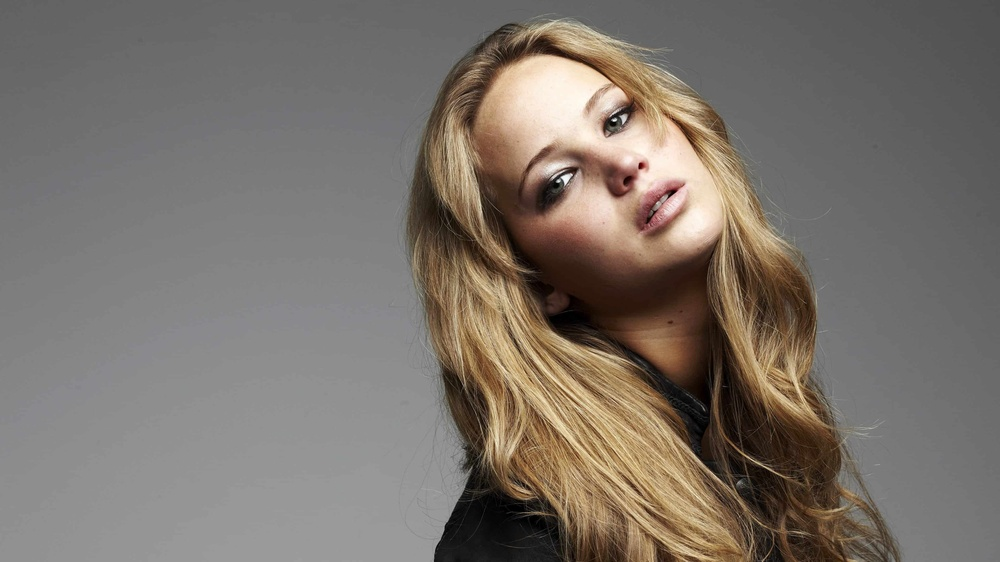
#> input picture assignment_1/a1images/jeniffer.jpg, 1000 x 562 px, shrunk from 3840 x 2160 before the run, found by its file name
$ jupyter execute q6.ipynb
#> lines starting #> are read from the running program, lines starting #| are printed output that depends on the picture; after the words box and inside, x2 and y2 are one past the last pixel; in counts of white or black regions, pixels touching at a corner belong together
## Histogram equalization only to the foreground of an image

**(a) split it into hue, saturation, and values and display these planes in grayscale**

[cell 1]
import cv2
import matplotlib.pyplot as plt
import numpy as np

# Load image
image_path = r'C:\Users\Asus\Documents\GitHub\EN3160-Image-Processing-and-Machine-Vision-Lab-Experiments\assignment_1\a1images\jeniffer.jpg'
image = cv2.imread(image_path)
#> image is the input picture: shape (562, 1000, 3); mean B, G, R 106.8, 114.3, 122.3
assert image is not None, "Image not found."

# Convert the image from BGR to HSV
hsv_converted_image = cv2.cvtColor(image, cv2.COLOR_BGR2HSV)
#> hsv_converted_image: shape (562, 1000, 3); mean H, S, V 10.7, 35.6, 122.4

# Split the HSV image into hue, saturation, and value channels
hue_channel, saturation_channel, value_channel = cv2.split(hsv_converted_image)
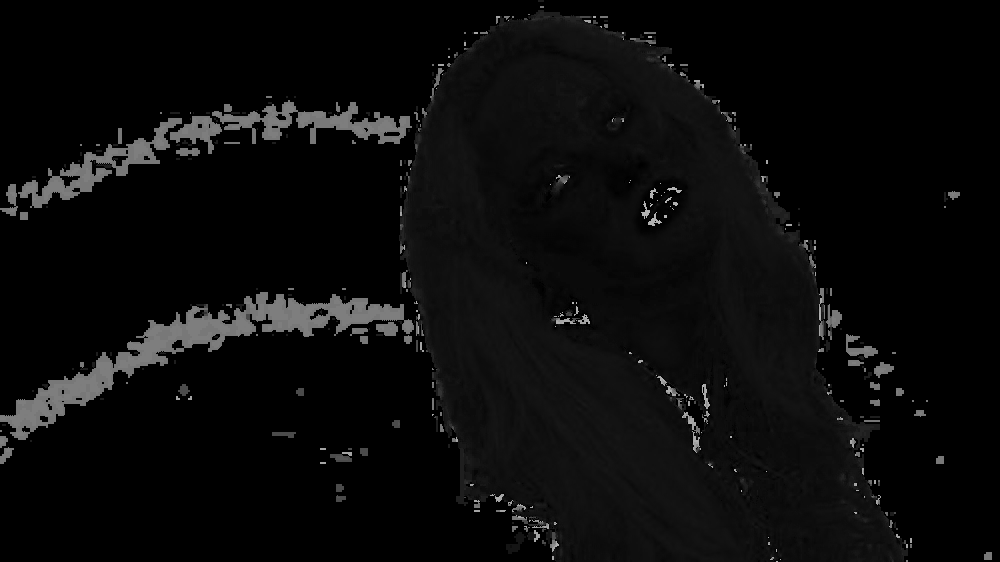
#> hue_channel: shape (562, 1000); min 0, max 179, mean 10.7
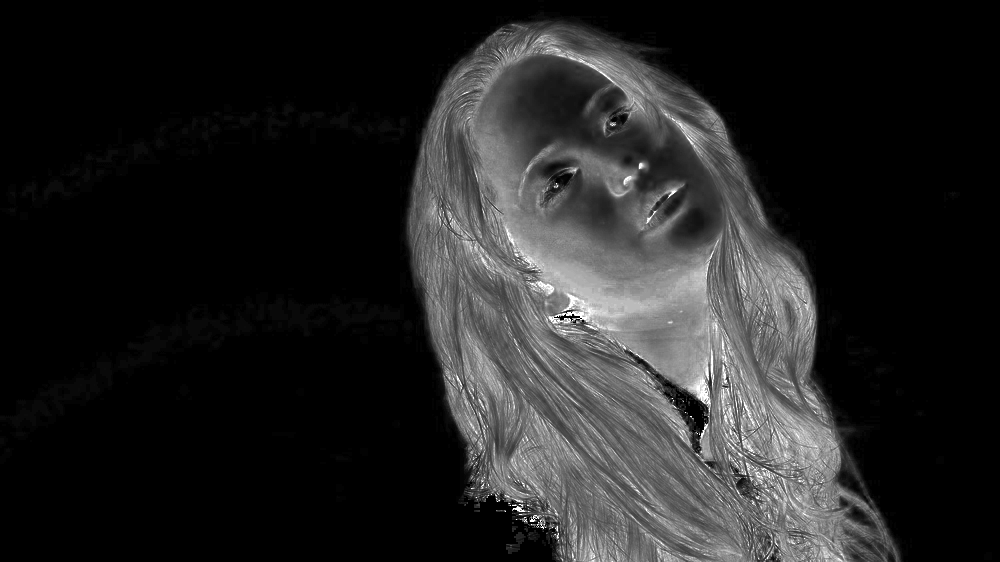
#> saturation_channel: shape (562, 1000); min 0, max 255, mean 35.6
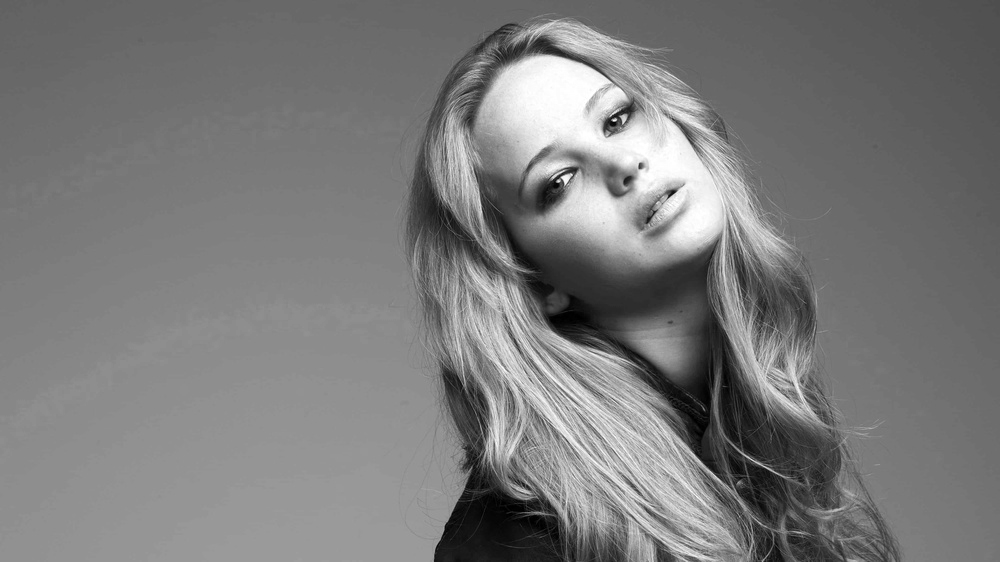
#> value_channel: shape (562, 1000); min 0, max 255, mean 122.4

# Display the hue, saturation, and value planes in grayscale
plt.figure(figsize=(12, 6))
plt.subplot(1, 3, 1)
plt.imshow(hue_channel, cmap='gray')
plt.title('Hue Plane')
plt.axis('off')

plt.subplot(1, 3, 2)
plt.imshow(saturation_channel, cmap='gray')
plt.title('Saturation Plane')
plt.axis('off')

plt.subplot(1, 3, 3)
plt.imshow(value_channel, cmap='gray')
plt.title('Value Plane')
plt.axis('off')

plt.show()

**(b) Select the appropriate plane to threshold in extract the foreground mask. A mask is a binary image.**

[cell 2]
# Threshold the image to create the mask
# getting threshold value(12) for saturation channel
_, mask = cv2.threshold(saturation_channel, 12, 255, cv2.THRESH_BINARY)
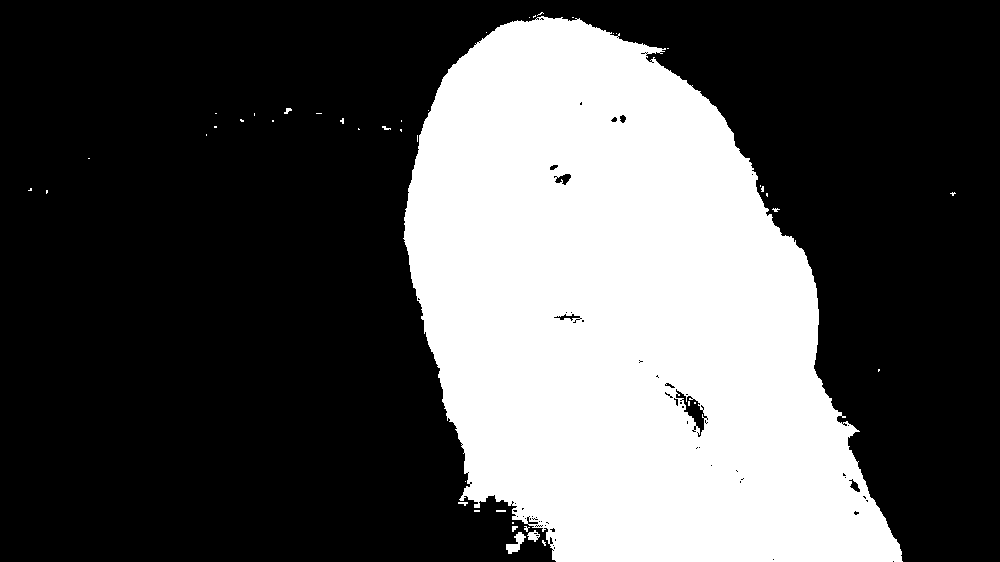
#> mask: shape (562, 1000); 33.1% white; 45 white regions (37 under 20 px), largest, box (x1, y1, x2, y2) and area: (403, 16, 903, 562) 185483, (506, 532, 526, 554) 200, (527, 530, 540, 542) 87

# Display the mask
plt.figure(figsize=(6, 6))
plt.imshow(mask, cmap='gray')
plt.title('Foreground Mask Image')
plt.axis('off')
plt.show()

**(c) Obtain the foreground only using cv.bitwise_and and compute the histogram**

[cell 3]
# Obtain the foreground only using cv.bitwise_and and compute the histogram
foreground = cv2.bitwise_and(saturation_channel, saturation_channel, mask=mask)

# Compute the histogram of the foreground image
histogram = cv2.calcHist([foreground], [0], mask, [256], [0, 256])
#> histogram = 256 values, max 2086 at index 100, min 0 at index 0, mean 727

# Display the foreground image and its histogram
plt.figure(figsize=(12, 6))
plt.subplot(1, 2, 1)
plt.imshow(foreground, cmap='gray')
plt.title('Foreground Image')
plt.axis('off')

plt.subplot(1, 2, 2)
plt.plot(histogram)
plt.title('Histogram of Foreground Image')

plt.show()
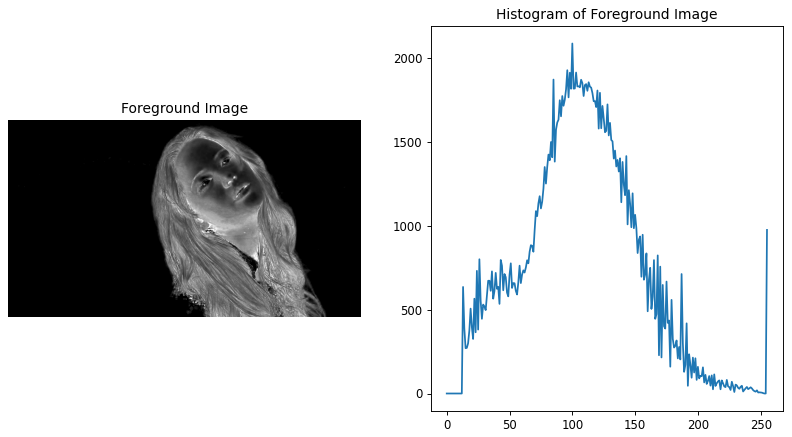
#> figure drawn by matplotlib, 2 panels; panel 2: curve peaks at x = 100, y = 2086

**(d) Obtain the Cumulative Sum of the Histogram using np.cumsum**

[cell 4]
# Calculate the cumulative sum of the foreground histogram
cdf_foreground = np.cumsum(histogram)
#> cdf_foreground = 256 values from 0 to 186114

# Normalize the cumulative sum
cdf_normalized = cdf_foreground * histogram.max() / cdf_foreground.max()
#> cdf_normalized = 256 values from 0 to 2086

# Plot the cumulative distribution function (CDF) with a different style
plt.plot(cdf_normalized, color='g', linestyle='-')
plt.title('Cumulative Sum of Foreground Histogram')
plt.xlabel('Pixel Intensity')
plt.ylabel('Cumulative Frequency')
plt.grid(True)
plt.show()
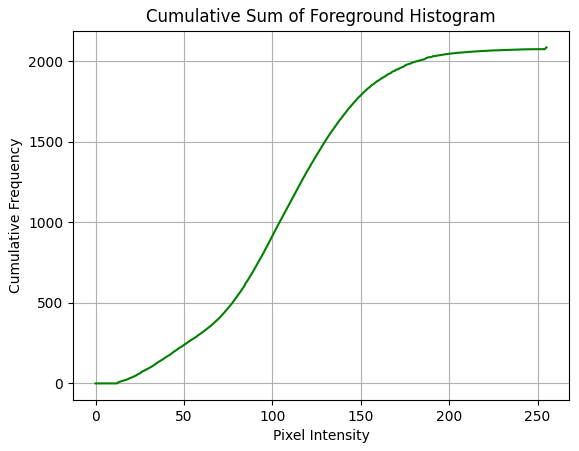
#> figure drawn by matplotlib, 1 panel; curve peaks at x = 255, y = 2086

**(e) Histogram-equalize the foreground.**

[cell 5]
# Mask all zeros to avoid division by zero
cdf_masked = np.ma.masked_equal(cdf_foreground, 0)

# Perform histogram equalization: scale the values and fill masked zeros
cdf_masked = (cdf_masked - cdf_masked.min()) * 255 / (cdf_masked.max() - cdf_masked.min())
cdf_equalized = np.ma.filled(cdf_masked, 0).astype('uint8')
#> cdf_equalized = 256 values from 0 to 255

# Apply the equalized CDF to the foreground image
equalized_image = cdf_equalized[foreground]
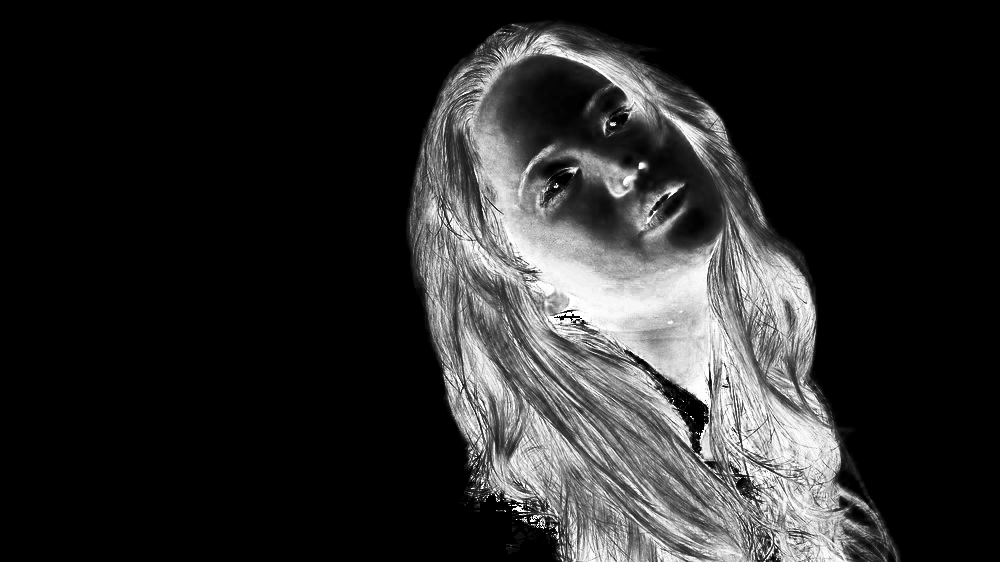
#> equalized_image: shape (562, 1000); min 0, max 255, mean 42.2

# Show the histogram-equalized foreground
plt.imshow(equalized_image, cmap='gray')
plt.title('Histogram Equalized Foreground')
plt.show()

**(f) Extract the background and add with the histogram equalized foreground.**

[cell 6]
# Extract the background by inverting the mask
background = cv2.bitwise_and(saturation_channel, saturation_channel, mask=cv2.bitwise_not(mask))
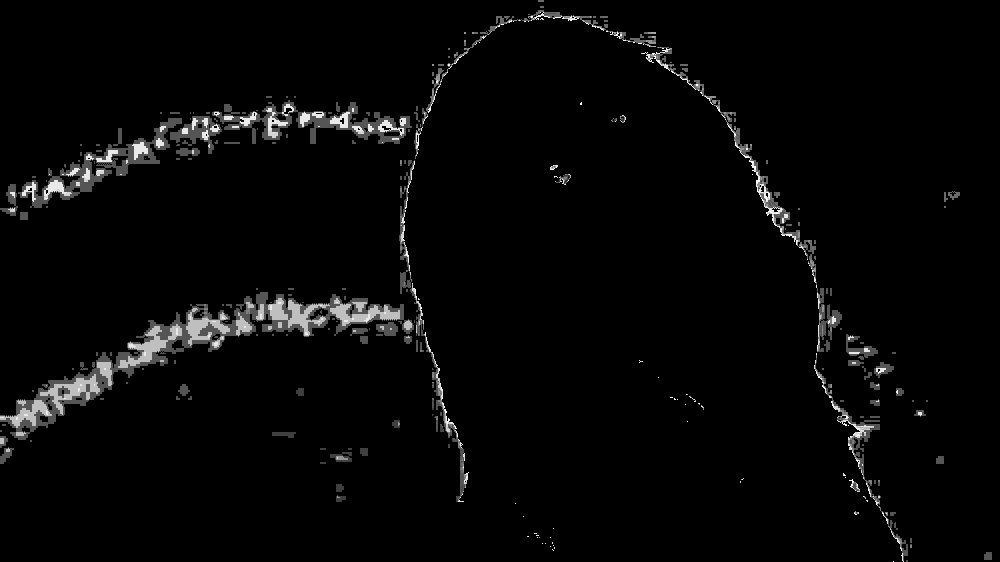
#> background: shape (562, 1000); min 0, max 12, mean 0.322; drawn with min black and max white

# Combine the equalized foreground with the background
combined_image = cv2.add(equalized_image, background)

# Merge the HSV channels back together
hsv_equalized = cv2.merge([hue_channel, combined_image, value_channel])
#> hsv_equalized: shape (562, 1000, 3); mean H, S, V 10.7, 42.5, 122.4

# Convert the image back to BGR color space
final_image = cv2.cvtColor(hsv_equalized, cv2.COLOR_HSV2BGR)

# Display the final result
plt.imshow(cv2.cvtColor(final_image, cv2.COLOR_BGR2RGB))
plt.title('Final Image with Equalized Foreground')
plt.axis('off')
plt.show()

[cell 7]
# display original image and final image in one row
plt.figure(figsize=(12, 6))
plt.subplot(1, 2, 1)
plt.imshow(cv2.cvtColor(image, cv2.COLOR_BGR2RGB))
plt.title('Original Image')
plt.axis('off')

plt.subplot(1, 2, 2)
plt.imshow(cv2.cvtColor(final_image, cv2.COLOR_BGR2RGB))
plt.title('Final Image with Equalized Foreground')
plt.axis('off')

plt.show()
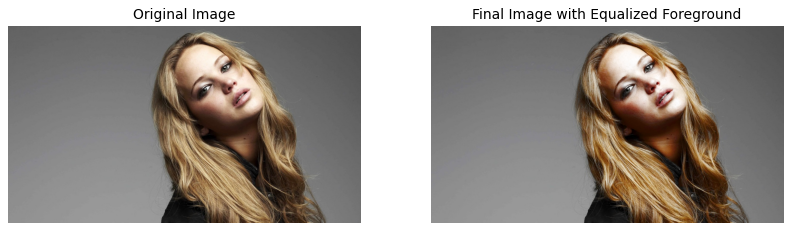
#> figure drawn by matplotlib, 2 panels

## Display intermediate Foreground images

[cell 8]
# display Foreground Mask Image, Foreground Image, Histogram Equalized Foreground in one row
plt.figure(figsize=(18, 6))
plt.subplot(1, 3, 1)
plt.imshow(mask, cmap='gray')
plt.title('Foreground Mask Image')
plt.axis('off')

plt.subplot(1, 3, 2)
plt.imshow(foreground, cmap='gray')
plt.title('Foreground Image')
plt.axis('off')

plt.subplot(1, 3, 3)
plt.imshow(equalized_image, cmap='gray')
plt.title('Histogram Equalized Foreground')
plt.axis('off')

plt.show()

$ run again, with assignment_1/a1images/daisy.jpg copied over assignment_1/a1images/jeniffer.jpg
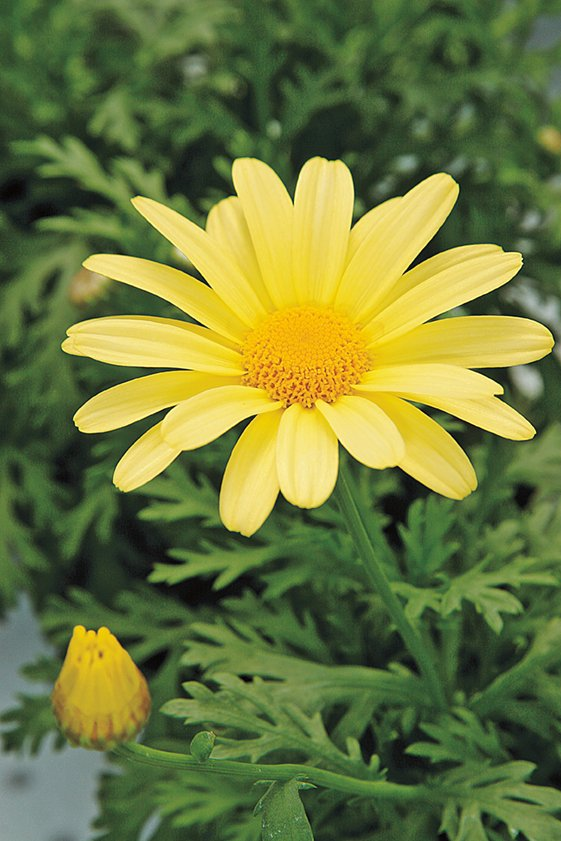
#> input picture assignment_1/a1images/daisy.jpg, 561 x 841 px, found by its file name
#> image is the input picture: shape (841, 561, 3); mean B, G, R 60.7, 120.3, 108.5
#> hsv_converted_image: shape (841, 561, 3); mean H, S, V 45.8, 119.6, 126.6
#> `_, mask = cv2.threshold(saturation_channel, 12, 255, cv2.THRESH_BINARY)`:
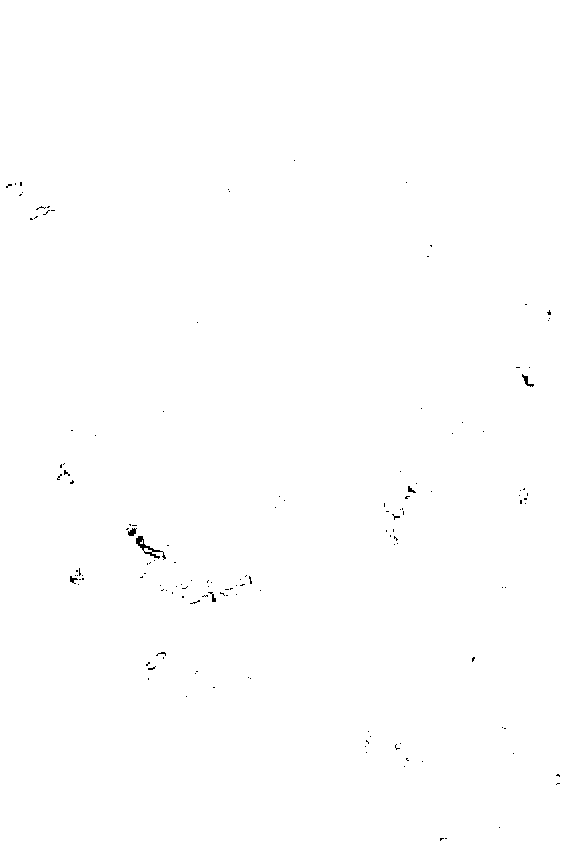
#> mask: shape (841, 561); 99.8% white; black in thin lines or dots, all inside (x1, y1, x2, y2) = (6, 160, 560, 841)
#> histogram = 256 values, max 8918 at index 118, min 0 at index 0, mean 1839.6
#> cdf_foreground = 256 values from 0 to 470946
#> cdf_normalized = 256 values from 0 to 8918
#> cdf_equalized = 256 values from 0 to 255
#> hsv_equalized: shape (841, 561, 3); mean H, S, V 45.8, 128, 126.6
#> `plt.show()`:
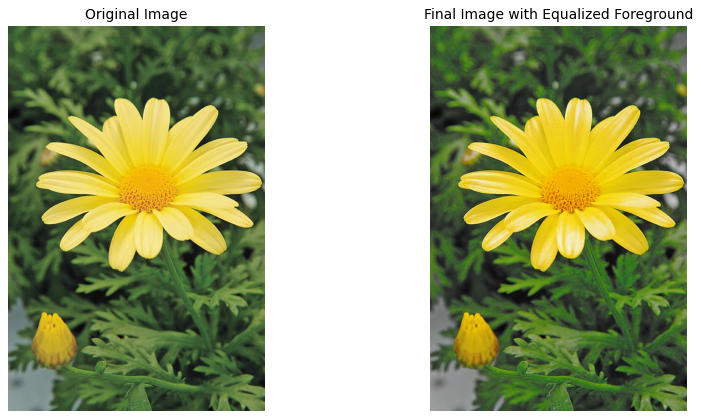
#> figure drawn by matplotlib, 2 panels

$ run again, with assignment_1/a1images/emma.jpg copied over assignment_1/a1images/jeniffer.jpg
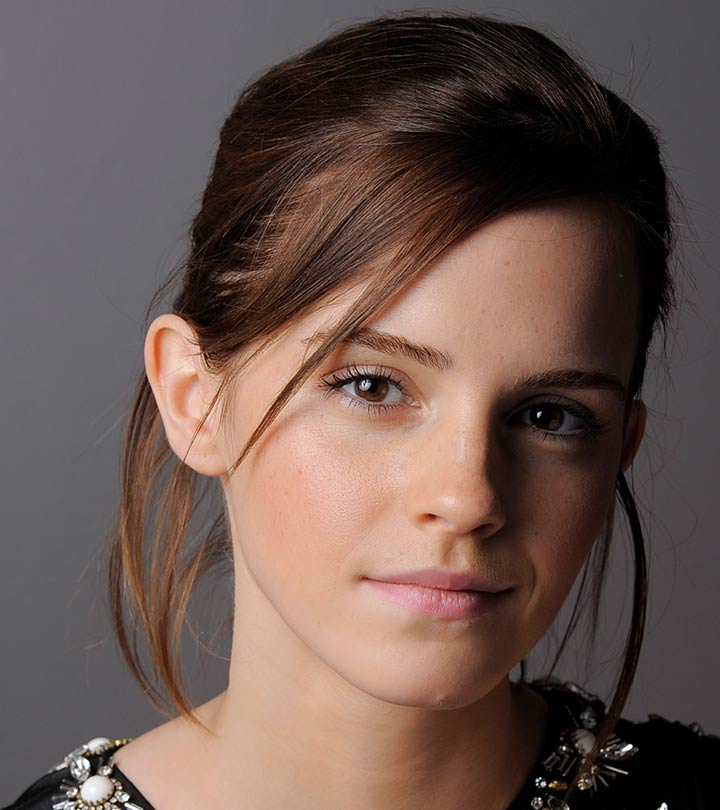
#> input picture assignment_1/a1images/emma.jpg, 720 x 810 px, found by its file name
#> image is the input picture: shape (810, 720, 3); mean B, G, R 80.1, 87.4, 106.8
#> hsv_converted_image: shape (810, 720, 3); mean H, S, V 54.8, 73.4, 107.5
#> `_, mask = cv2.threshold(saturation_channel, 12, 255, cv2.THRESH_BINARY)`:
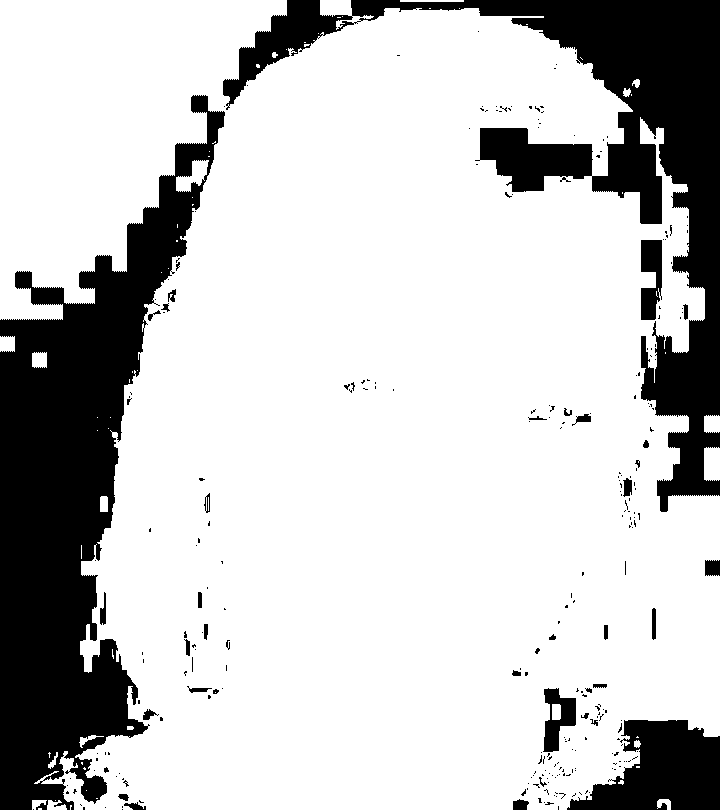
#> mask: shape (810, 720); 78.1% white; 275 black regions (235 under 20 px), largest, box (x1, y1, x2, y2) and area: (0, 95, 225, 810) 64482, (223, 0, 720, 512) 48869, (567, 720, 720, 810) 8864
#> histogram = 256 values, max 38893 at index 16, min 0 at index 0, mean 1778.9
#> cdf_foreground = 256 values from 0 to 455388
#> cdf_normalized = 256 values from 0 to 38893
#> cdf_equalized = 256 values from 0 to 255
#> hsv_equalized: shape (810, 720, 3); mean H, S, V 54.8, 100.8, 107.5
#> `plt.show()`:
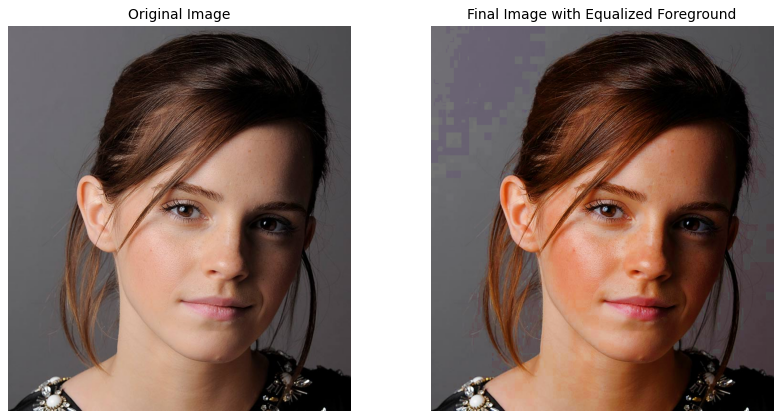
#> figure drawn by matplotlib, 2 panels
